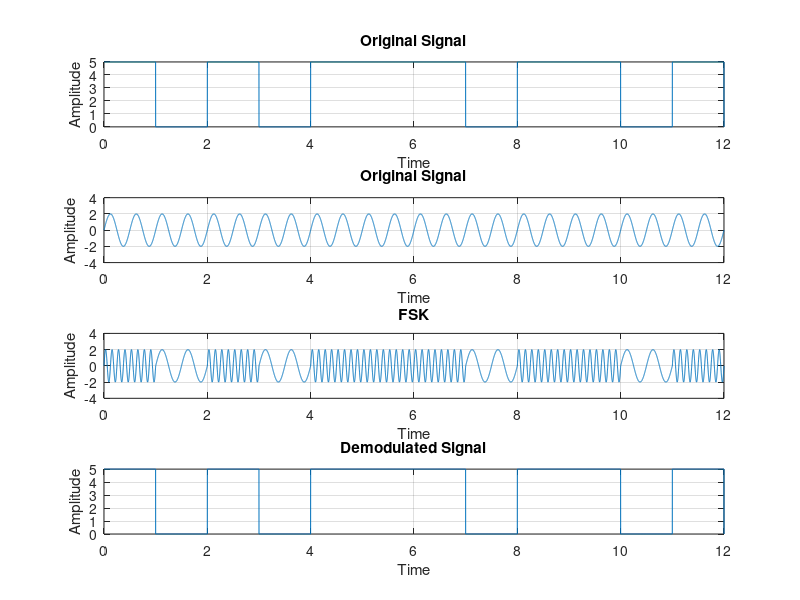

Write MATLAB code to recreate this figure.
clc;
close all;
clear all;

bits = [1 0 1 0 1 1 1 0 1 1 0 1];
n = 1000;
T = length(bits);
N = length(bits)*n;
dt = T/N;
t = 0:1/n:T;

originial_signal = zeros(1,length(t));
for i = 1:length(bits)
    if(bits(i) == 1)
        originial_signal((i-1)*n+1 : i*n) = 5;
    else
        originial_signal((i-1)*n+1 : i*n) = 0;
    end
end

subplot(4, 1, 1);
plot(t, originial_signal);
title('Original Signal')
grid on
ylim([0, 5]);
xlabel('Time');
ylabel('Amplitude');

amplitude = 2;
f1 = 8;
f0 = 2;
carrier_signal_forone = amplitude * sin(2 * pi * f1 * t);
carrier_signal_forzero = amplitude * sin(2 * pi * f0 * t);

carrier_signal = amplitude * sin(2*pi*f0*t);
subplot(4, 1, 2);
plot(t, carrier_signal);
title('Carrier Signal');
ylim([-amplitude-2, amplitude+2]);
grid on;
title('Original Signal');
xlabel('Time');
ylabel('Amplitude');


modulated_signal = zeros(1, length(t));

for i = 1:length(bits)
    if(bits(i) == 1)
        modulated_signal((i-1)*n+1 : i*n) = carrier_signal_forone((i-1)*n+1 : i*n);
    else
        modulated_signal((i-1)*n+1 : i*n) = carrier_signal_forzero((i-1)*n+1 : i*n);
    end
end



% Plotting
subplot(4,1,3);
plot(t, modulated_signal);
ylim([-amplitude-2, amplitude+2]);
grid on;
title('FSK');
xlabel('Time');
ylabel('Amplitude');

%demodulating
demodulated = zeros(1, T);
index = 0;
for i=1:length(t)
    if(t(i) > index)
        index = index + 1;
        if(modulated_signal((index-1)*n+1:index*n) == carrier_signal_forone((index-1)*n+1: index*n) )
            demodulated(index) = 1;
        end
    end
end

disp(demodulated);
demodulated_signal = zeros(1,length(t));
for i = 1:length(bits)
    if(bits(i) == 1)
        demodulated_signal((i-1)*n+1 : i*n) = 5;
    else
        demodulated_signal((i-1)*n+1 : i*n) = 0;
    end
end
subplot(4, 1, 4);
plot(t, demodulated_signal);
title('Demodulated Signal')
grid on
ylim([0, 5]);
xlabel('Time');
ylabel('Amplitude');
